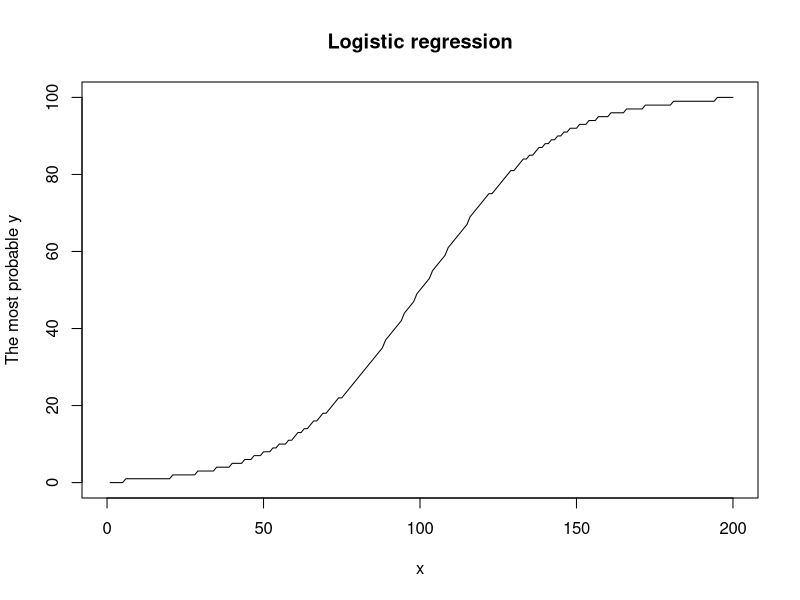

R code for this plot:
N <- 100
dataSize <- 100
createData <- function(createY) {
  createY <- match.fun(createY)
  x <- runif(dataSize, 0, 200)
  y <- createY(x)
  data.frame(x, y)
}

dataGenerator <- function()
  createData(function(x) rbinom(dataSize, N, 1 / (1 + exp(5.0 - 0.05 * x))))

data <- dataGenerator()
fit <- glm(cbind(y, N - y) ~ x, data = data, family = binomial)
b1 <- fit$coefficients[1]
b2 <- fit$coefficients[2]

linkFunction <- function(x) 1 / (1 + exp(-b1 - b2 * x))

xs <- 1:200
ys <- 0:N
title <- "Logistic regression"
xl <- "x"
yl <- "The most probable y"
maxY <- numeric(length = 200)
for (x in xs) {
  q <- linkFunction(x)
  maxY[x] <- which.max(dbinom(ys, N, q)) - 1
}
plot(0, 0, type = "n", xlim = c(0, 200), ylim = c(0, N), main = title, xlab = xl, ylab = yl)
lines(xs, maxY, type="l")
